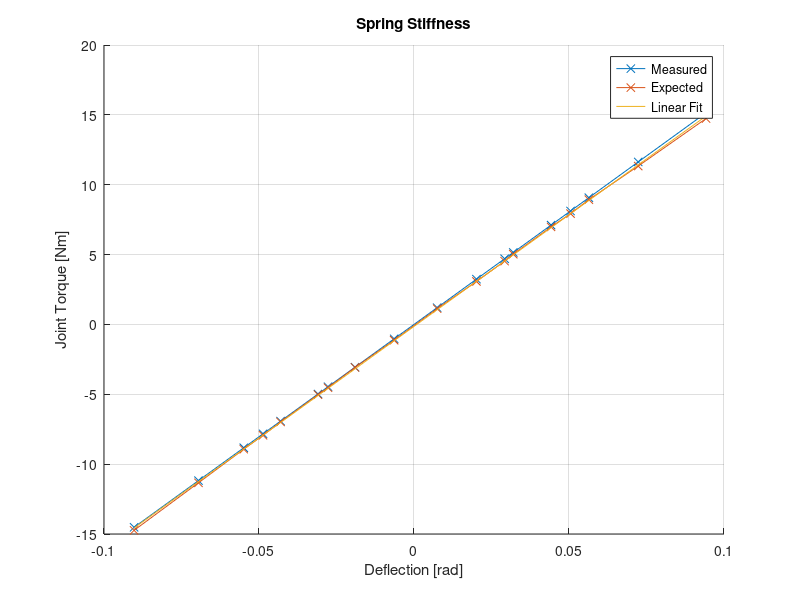
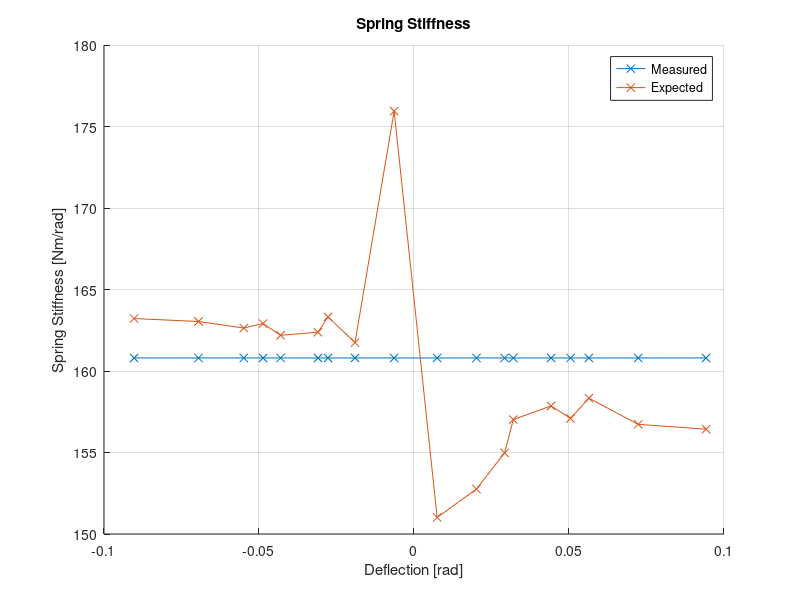

Recreate these plots in MATLAB, in order.
clear all
close all
clc

%% ANYdrive Parameters

radPerTick = 2.0*pi/(2^17);


%% Measurements
% 1st column: Distance [m]
% 2nd column: Weight [kg]
% 3rd column: Expected joint torque offset (Pendulum) [Nm]
% 4th column: Expected joint torque, to be computed [Nm]
% 5th column: Measured joint torque [Nm]
% 6th column: Measured spring deflection, to be computed [rad]

% AD119E20
old_spring_stiffness = 145.4;
data = [
    -0.0          0.0         -1.127 0.0   1.09 0.0
     0.0          0.0          1.127 0.0  -0.84 0.0
    
    -0.029-0.3410 2.150       -1.127 0.0   8.21 0.0
    -0.029-0.2485 2.150       -1.127 0.0   6.42 0.0
    -0.029-0.1560 2.150       -1.127 0.0   4.70 0.0
    -0.029-0.0635 2.150       -1.127 0.0   2.93 0.0
     0.029+0.0635 2.150        1.127 0.0  -2.62 0.0
     0.029+0.1560 2.150        1.127 0.0  -4.40 0.0
     0.029+0.2485 2.150        1.127 0.0  -6.15 0.0
     0.029+0.3410 2.150        1.127 0.0  -7.89 0.0
     
    -0.029-0.3410 2.150+1.600 -1.127 0.0  13.60 0.0
    -0.029-0.2485 2.150+1.600 -1.127 0.0  10.53 0.0
    -0.029-0.1560 2.150+1.600 -1.127 0.0   7.43 0.0
    -0.029-0.0635 2.150+1.600 -1.127 0.0   4.26 0.0
     0.029+0.0635 2.150+1.600  1.127 0.0  -3.98 0.0
     0.029+0.1560 2.150+1.600  1.127 0.0  -7.03 0.0
     0.029+0.2485 2.150+1.600  1.127 0.0 -10.03 0.0
     0.029+0.3410 2.150+1.600  1.127 0.0 -12.99 0.0
];

% AD119E20 after ecoder offset calibration
old_spring_stiffness = 160.8;
data = [
    -0.0          0.0         -1.127 0.0   1.20 0.0
     0.0          0.0          1.127 0.0  -1.03 0.0
    
    -0.029-0.3410 2.150       -1.127 0.0   9.07 0.0
    -0.029-0.2485 2.150       -1.127 0.0   7.11 0.0
    -0.029-0.1560 2.150       -1.127 0.0   5.15 0.0
    -0.029-0.0635 2.150       -1.127 0.0   3.24 0.0
     0.029+0.0635 2.150        1.127 0.0  -3.06 0.0
     0.029+0.1560 2.150        1.127 0.0  -4.98 0.0
     0.029+0.2485 2.150        1.127 0.0  -6.92 0.0
     0.029+0.3410 2.150        1.127 0.0  -8.83 0.0
     
    -0.029-0.3410 2.150+1.600 -1.127 0.0  15.15 0.0
    -0.029-0.2485 2.150+1.600 -1.127 0.0  11.63 0.0
    -0.029-0.1560 2.150+1.600 -1.127 0.0   8.12 0.0
    -0.029-0.0635 2.150+1.600 -1.127 0.0   4.70 0.0
     0.029+0.0635 2.150+1.600  1.127 0.0  -4.46 0.0
     0.029+0.1560 2.150+1.600  1.127 0.0  -7.83 0.0
     0.029+0.2485 2.150+1.600  1.127 0.0 -11.18 0.0
     0.029+0.3410 2.150+1.600  1.127 0.0 -14.52 0.0
];

% Compute expected joint torque
data(:,4) = -9.81*data(:,1).*data(:,2)-data(:,3);

% Compute spring deflection
% data(:,5) = data(:,5) - mean(data(:,5)); % Compensate for symmetric joint torque offset.
data(:,6) = data(:,5)/old_spring_stiffness;

% Sort rows
data = sortrows(data,6);


%% Plotting

figure(1)
hold on
grid on
title('Spring Stiffness')
xlabel('Deflection [rad]')
ylabel('Joint Torque [Nm]')
plot(data(:,6), data(:,5), 'x-')
plot(data(:,6), data(:,4), 'x-')
fit = polyfit(data(:,6), data(:,4), 1)
fit_eval = polyval(fit, data(:,6));
new_spring_stiffness = fit(1)
plot(data(:,6), fit_eval)
legend('Measured', 'Expected', 'Linear Fit')

figure(2)
hold on
grid on
title('Spring Stiffness')
xlabel('Deflection [rad]')
ylabel('Spring Stiffness [Nm/rad]')
plot(data(:,6), data(:,5)./data(:,6), 'x-')
plot(data(:,6), data(:,4)./data(:,6), 'x-')
legend('Measured', 'Expected')






